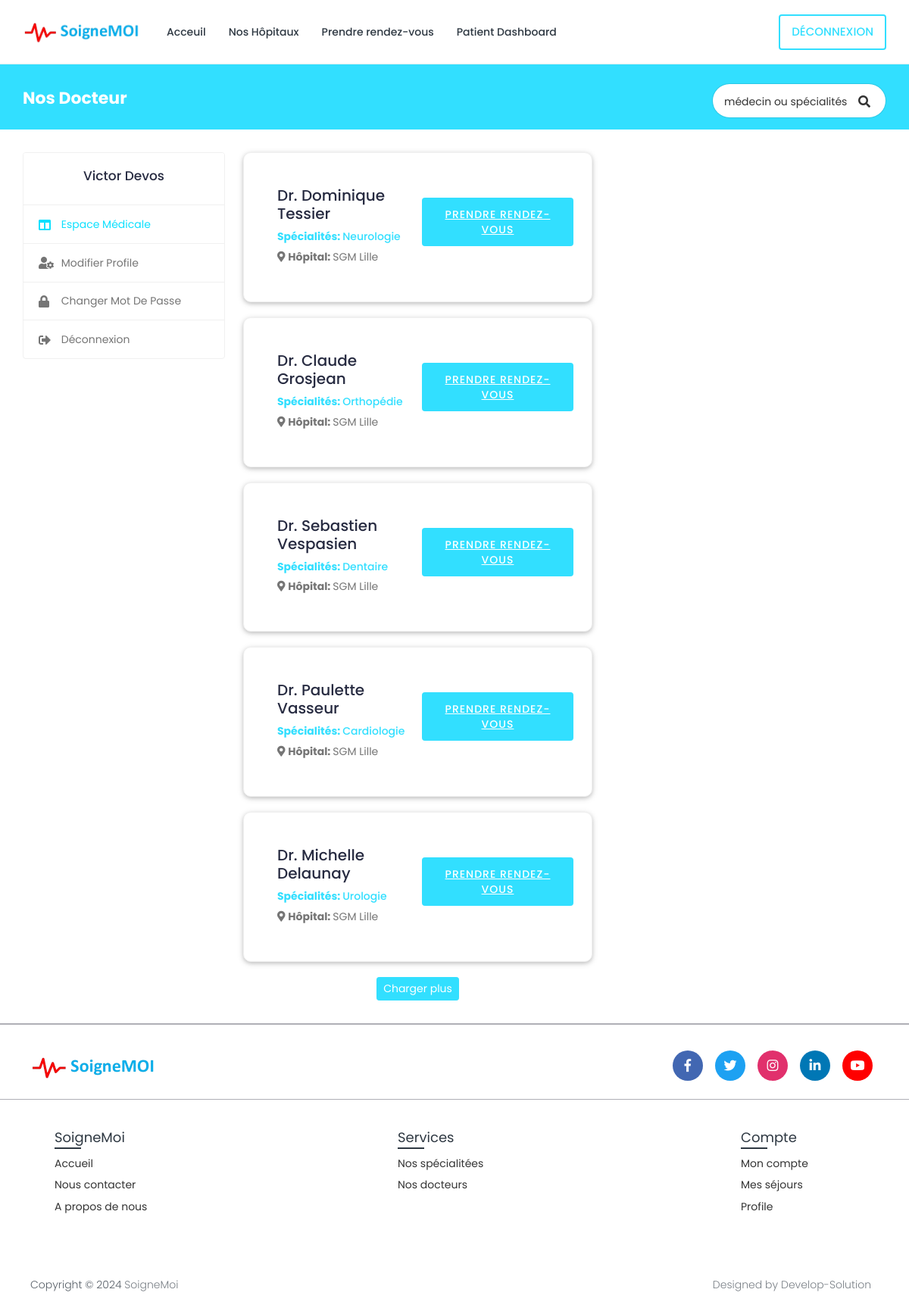
The app's page /search/ (signed in) with its own data.
### book/models.py (models this page shows, shortened)
class Patient(models.Model):
    patient_id = models.AutoField(primary_key=True)
    user = models.OneToOneField(User, on_delete=models.CASCADE, null=True, blank=True, related_name='patient')
    first_name = models.CharField(max_length=200, null=True, blank=True)
    last_name = models.CharField(max_length=200, null=True, blank=True)
    phone_number = models.CharField(max_length=10,null=True, blank=True)
    address = models.CharField(max_length=200, null=True, blank=True)
    date_of_birth = models.DateField(null=True, blank=True)
    serial_number = models.CharField(max_length=200, null=True, blank=True)

class Doctor(models.Model):
    doctor_id = models.AutoField(primary_key=True)
    user = models.OneToOneField(User, on_delete=models.CASCADE, null=True, blank=True, related_name='profile')
    first_name = models.CharField(max_length=200, null=True)
    last_name = models.CharField(max_length=200, null=True)
    specialization = models.ForeignKey(Specialization, on_delete=models.SET_NULL, null=True, blank=True)
    phone_number = models.CharField(max_length=200, null=True, blank=True)
    date_of_birth = models.DateField(null=True, blank=True)
    reg_number = models.CharField(max_length=6, null=True, blank=True)
    hospital_name = models.ForeignKey(Hospital, on_delete=models.SET_NULL, null=True, blank=True)

class Specialization(models.Model):
    specialization_id = models.AutoField(primary_key=True)
    hospital = models.ForeignKey(Hospital, on_delete=models.CASCADE, null=True, blank=True)
    specialization_name = models.CharField(max_length=200, null=True, blank=True)

class Hospital(models.Model):
    hospital_id = models.AutoField(primary_key=True)
    name = models.CharField(max_length=200, null=True, blank=True)
    address = models.CharField(max_length=200, null=True, blank=True)
    featured_image = models.ImageField(upload_to='hospitals/', default='hospitals/default.png', null=True, blank=True)
    description = models.TextField(null=True, blank=True)
    email = models.EmailField(max_length=200, null=True, blank=True)
    phone_number = models.CharField(max_length=10,null=True, blank=True)
    def __str__(self):
        return str(self.name)

### book/views.py (the view)
# urls.py: path('search/', SearchView.as_view(), name='search'),
class SearchView(LoginRequiredMixin, View):
    def get(self, request):
        if request.user.is_authenticated and request.user.is_patient:
            self.search_query = request.GET.get('search_query', '')
            self.doctors = Doctor.objects.filter(
                Q(last_name__icontains=self.search_query) |
                Q(first_name__icontains=self.search_query) |
                Q(specialization__specialization_name__icontains=self.search_query)
            )
            self.patient = Patient.objects.get(user=request.user)
            context = {'patient': self.patient, 'doctors': self.doctors, 'search_query': self.search_query}
            return render(request, 'book/patient/search.html', context)
        else:
            logout(request)
            messages.error(request, 'Non autorisé')
            return render(request, 'book/login.html')

### templates/book/patient/search.html (shortened to what this page needs)
{% extends 'book/base.html' %}
{% load static %}
{% block content %}
{% load static %}
  <body>
    <div class="main-wrapper">
      <div class="breadcrumb-bar">
				<div class="container-fluid">
					<div class="row align-items-center">
						<div class="col-md-6 col-6">
							<h2 class="breadcrumb-title">Nos Docteur</h2>
						</div>
						<div class="col-md-6 col-6">
							<div class="top-nav-search">
								<form action="{% url 'search' %}" method="GET">
									<input type="text" class="form-control" placeholder="médecin ou spécialités" name="search_query" value="{{search_query}}">
									<button class="btn" type="submit"><i class="fa fa-search"></i></button>
								</form>
							</div>
						</div>
					</div>
				</div>
			</div>
      <div class="content">
        <div class="container-fluid">
          <div class="row">
            <div class="col-md-5 col-lg-4 col-xl-3 theiaStickySidebar">
              <div>{% include 'book/patient/patient-sidebar.html' %}</div>
            </div>
            <div class="col-md-12 col-lg-8 col-xl-5">
              {% for doctor in doctors %}
              <div class="card">
                <div class="card-body">
                  <div class="doctor-widget">
                    <div class="doc-info-left">
                      <div class="doc-info-cont">
                          <h4 class="doc-name">
                          <a >Dr. {{doctor.first_name}} {{doctor.last_name}} </a>
                          </h4>
                        <h5 class="doc-department"><b>Spécialités: </b>
                          {{ doctor.specialization.specialization_name }}
                        </h5>
                        <div class="clinic-details">
                          <p class="doc-location">
                            <i class="fas fa-map-marker-alt"></i> <b>Hôpital: </b>
                            {{doctor.hospital_name}}
                          </p>
                        </div>
                      </div>
                    </div>
                    <div class="doc-info-right">
                      <div class="clinic-booking">
                        <a class="apt-btn"
                          href="{% url 'booking' pk=doctor.doctor_id %}">Prendre rendez-vous</a>
                      </div>
                    </div>
                  </div>
                </div>
              </div>
              {% endfor %}
              <div class="load-more text-center">
                <a class="btn btn-primary btn-sm" href="javascript:void(0);"
                  >Charger plus</a
                >
              </div>
            </div>
          </div>
        </div>
      </div>
    </div>
  </body>
{% endblock content %}

### templates/book/patient/patient-sidebar.html
{% load static %}
<body>
    <div class="profile-sidebar">
      <div class="widget-profile pro-widget-content">
        <div class="profile-info-widget">
          <div class="profile-det-info">
            <h3>{{patient.first_name}} {{ patient.last_name}}</h3>
          </div>
        </div>
      </div>
      <div class="dashboard-widget">
        <nav class="dashboard-menu sidebar">
          <ul>
            <li class="active">
              <a href="{% url 'patient-dashboard' %}" class="nav-link">
                <i class="fas fa-columns"></i>
                <span>Espace médicale</span>
              </a>
            </li>
            <li>
              <a href="{% url 'profile-settings' %}" class="nav-link">
                <i class="fas fa-user-cog"></i>
                <span>Modifier profile</span>
              </a>
            </li>
            <li>
              <a href="{% url 'change-password' pk=user.id%}" class="nav-link">
                <i class="fas fa-lock"></i>
                <span>Changer mot de passe</span>
              </a>
            </li>
            <li>
              <a href="{% url 'logout' %}" class="nav-link">
                <i class="fas fa-sign-out-alt"></i>
                <span>Déconnexion</span>
              </a>
            </li>
          </ul>
        </nav>
      </div>
    </div>
</body>

### static/SGM/css/search.css (style rules this page uses)
.top-nav-search { float: right; margin-left: 15px; }
.top-nav-search form { margin-top: 10px; position: relative; width: 230px; }
.top-nav-search .form-control { border-color: rgba(0, 0, 0, 0.1); border-radius: 50px; color: #333; height: 40px; padding: 10px 50px 10px 15px; }
.top-nav-search .btn { background-color: transparent; border-color: transparent; color: #333; min-height: 40px; padding: 12px 20px; position: absolute; right: 0; top: 0; }
.top-nav-search .form-control::placeholder { color: #333; }

### static/SGM/css/hospital.css (style rules this page uses)
.card { display: block; margin-bottom: 20px; line-height: 1.42857143; background-color: #fff; border-radius: 10px; box-shadow: 0 2px 5px 0 rgba(0,0,0,0.16),0 2px 10px 0 rgba(0,0,0,0.12); transition: box-shadow .25s; }

### records on screen
Patient: first_name "Victor", last_name "Devos"
Doctor: first_name "Dominique", last_name "Tessier", specialization.specialization_name "Neurologie", hospital_name "SGM Lille"
Doctor: first_name "Claude", last_name "Grosjean", specialization.specialization_name "Orthopédie", hospital_name "SGM Lille"
Doctor: first_name "Sebastien", last_name "Vespasien", specialization.specialization_name "Dentaire", hospital_name "SGM Lille"
Doctor: first_name "Paulette", last_name "Vasseur", specialization.specialization_name "Cardiologie", hospital_name "SGM Lille"
Doctor: first_name "Michelle", last_name "Delaunay", specialization.specialization_name "Urologie", hospital_name "SGM Lille"
